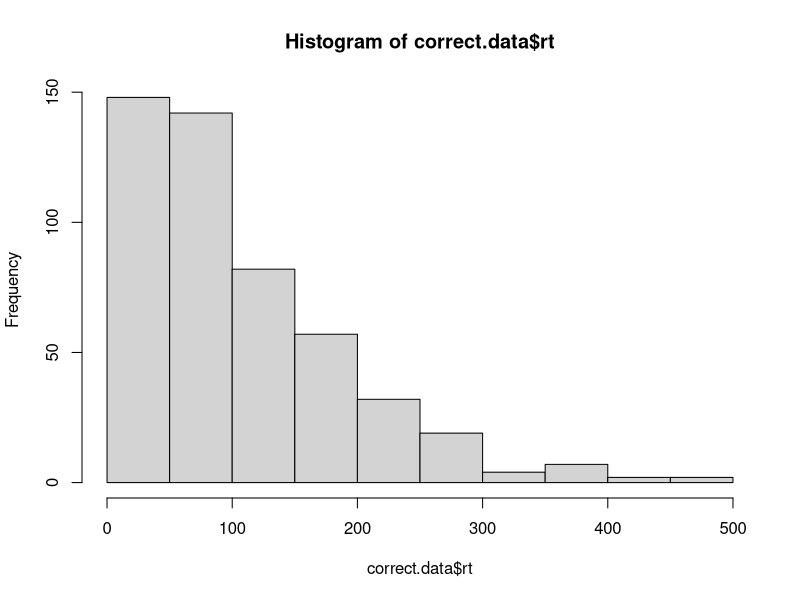
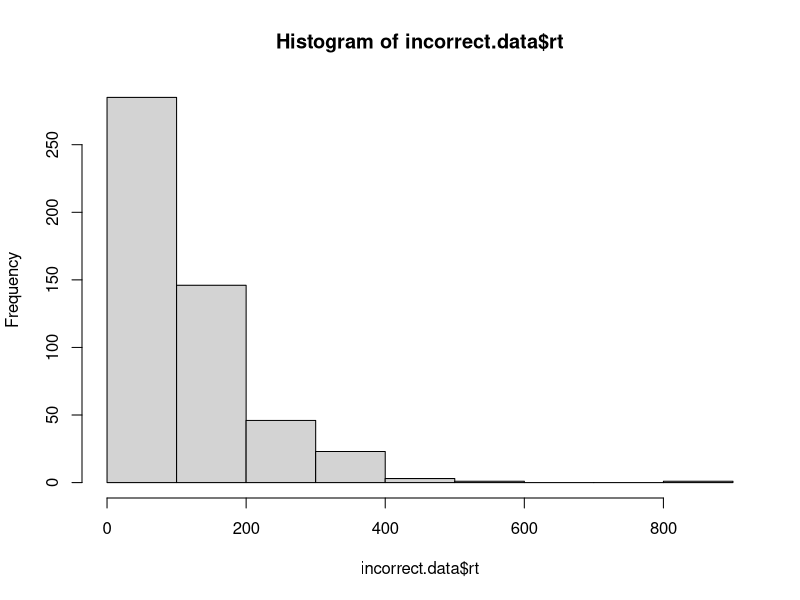

The R script that drew these images, in order:
# implement the model by filling in the function below
# the model should return a data frame with two columns: correct and rt
# the correct column should be TRUE or FALSE, and rt should contain the
# number of steps it took to reach the criterion.

# note that the function takes four arguments:
# samples is the number of samples to draw from the model
# drift is the drift rate (default value is 0)
# sdrw is the variability in the drift rate (default value is 0.3)
# criterion is the threshold for a response (default value is 3)

random.walk.model <- function(samples, drift=0, sdrw=0.3, criterion=3){
  rt.array <- rep(0, samples)
  accuracy.array <- rep(TRUE, samples)
  evidence.array <- rep(0, samples)
  
  for(i in 1:samples){
    while(abs(evidence.array[i])<criterion){
      evidence.array[i] <- evidence.array[i] + rnorm(1, drift, sdrw)
      rt.array[i] <- rt.array[i] + 1
    }
    if(evidence.array[i]<(-criterion)){
      accuracy.array[i] <- FALSE
    } else {
      accuracy.array[i] <- TRUE
    }
  }
  
  output <- data.frame(
    correct = accuracy.array,
    rt = rt.array
  )
  
  return(output)
}

# test the model ####

# if the model is working correctly, then the line below should generate a data frame with 
# 1000 samples and about half of the samples should be correct. the average rt will probably
# be around 112, but might vary from that by a bit.

initial.test <- random.walk.model(1000)
sum(initial.test$correct) / length(initial.test$correct) # should be close to 0.5
mean(initial.test$rt) # should be about 112

# visualize the RT distributions ####

# we can use dplyr to filter the data and visualize the correct and incorrect RT distributions

library(dplyr)

correct.data <- initial.test %>% filter(correct==TRUE)
incorrect.data <- initial.test %>% filter(correct==FALSE)

hist(correct.data$rt)
hist(incorrect.data$rt)

